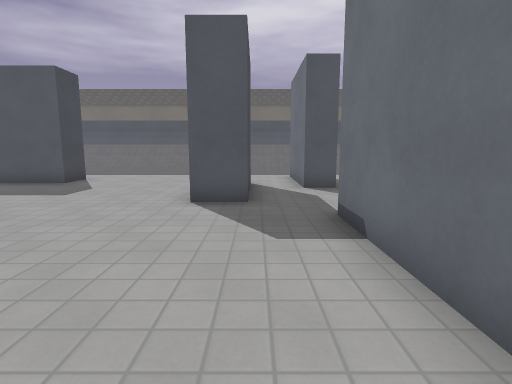
view 1 (above)

21 first-person views from a walk through a Godot game level. The camera is 1.2 m above the floor, tilts 8° down and sees 80° across. The floor is counted in squares, 1 m on a side. Each view is taken from the middle of a square. On the plan, view 1 faces up. The plan holds only what a view shows up to about 13 squares ahead; the rest is blank. The place goes on beyond the plan. Characters and animated objects are not drawn. Surface patterns are stand-ins for the level's own textures.

view 2
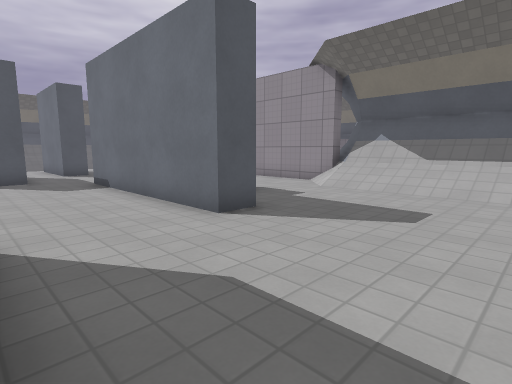

view 3
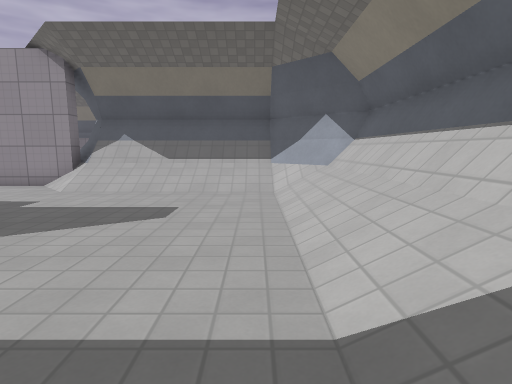

view 4
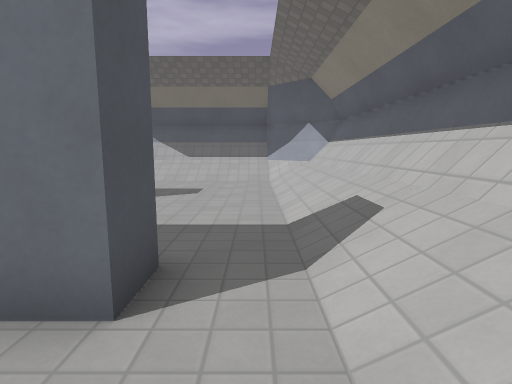

view 5
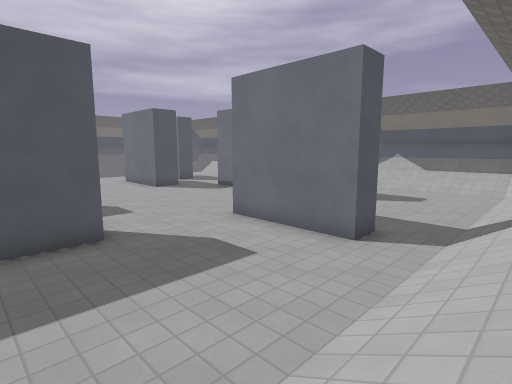

view 6
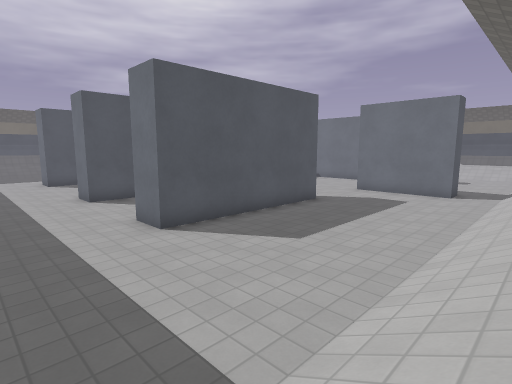

view 7
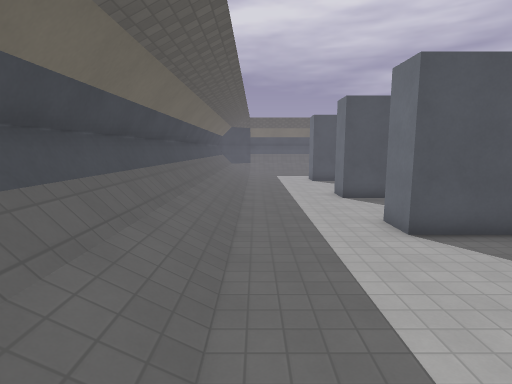

view 8
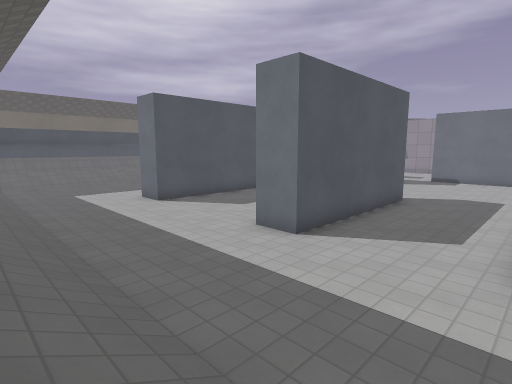

view 9
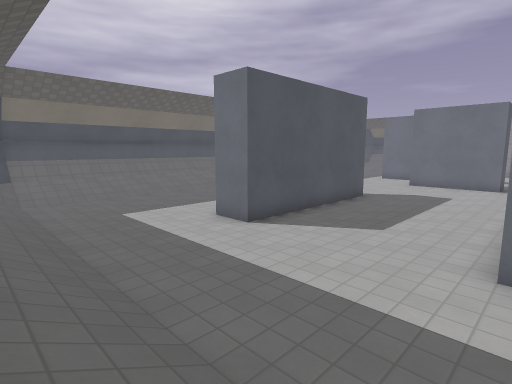

view 10
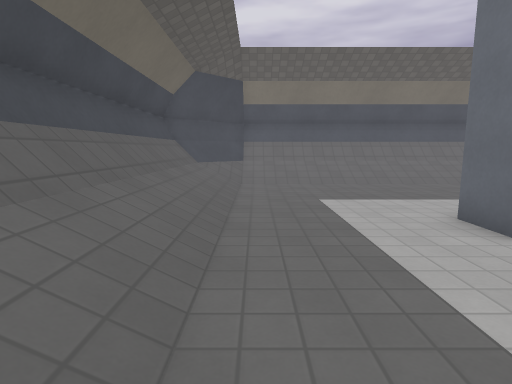

view 11
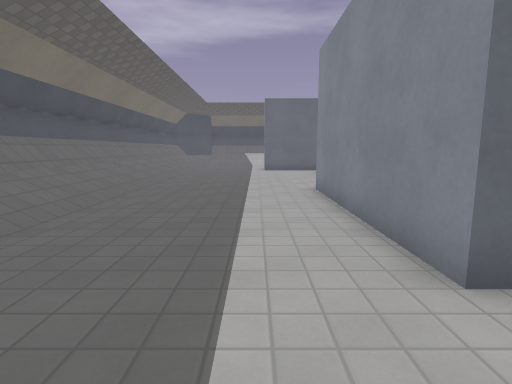

view 12
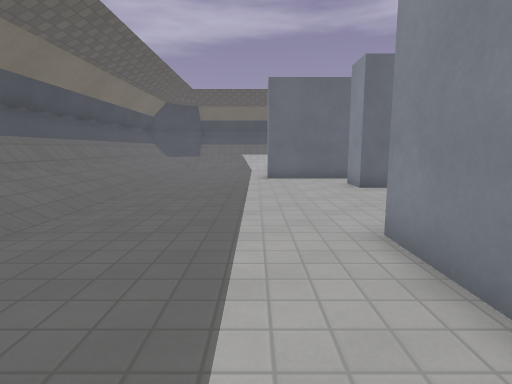

view 13
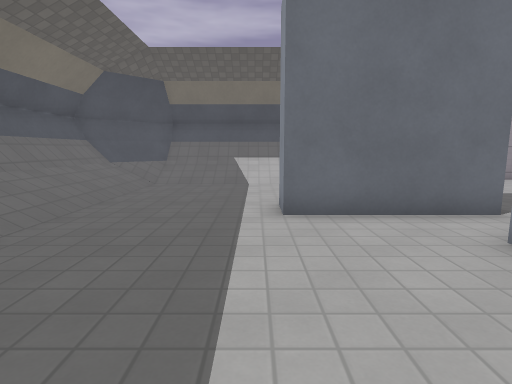

view 14
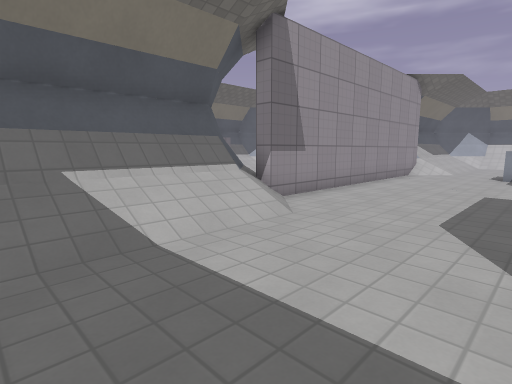

view 15
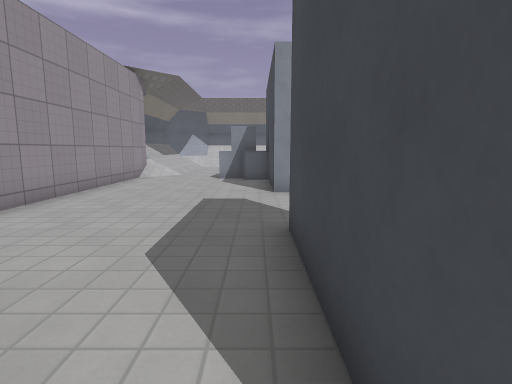

view 16
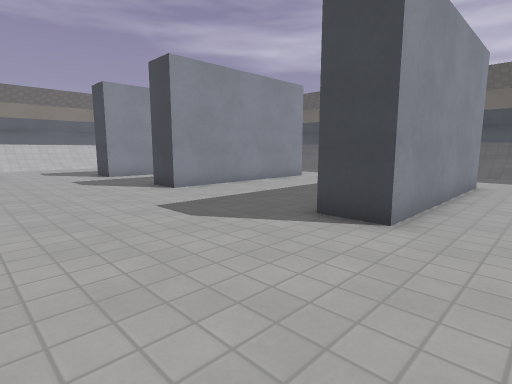

view 17
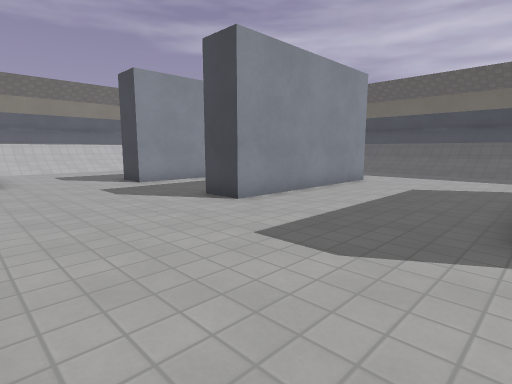

view 18
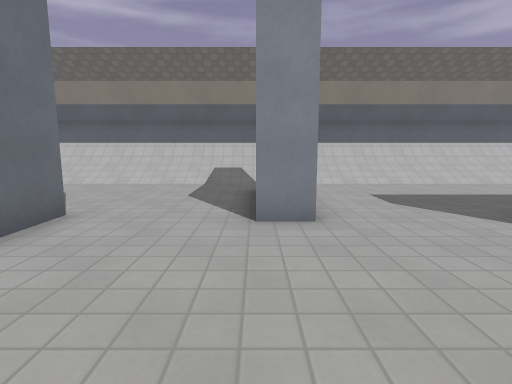

view 19
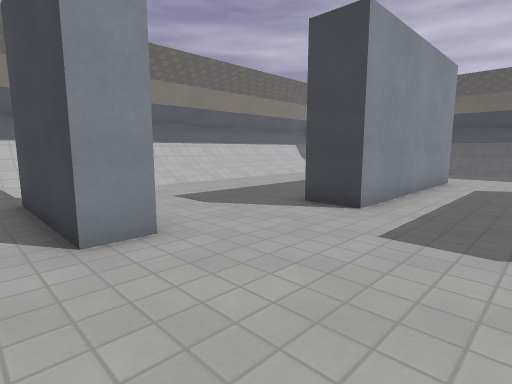

view 20
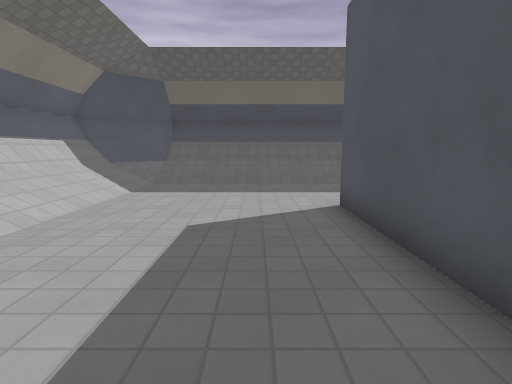

view 21
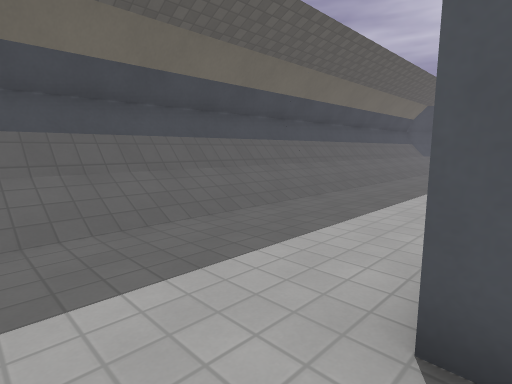

### Floor plan
Key: @ floor where view 1 was taken; # wall or solid block; . floor; / step, stairs or slope; ^ raised ledge.
Columns run from 20 left of view 1 to 9 right of it. Each row starts with its distance up from view 1.
 20   ##########################
 19  ##////////////////////////##
 18 ##//////////////////////////##
 17 #//........................//#
 16 #//........................//#
 15 #//........................//#
 14 #//........................//#
 13 #//...................#....//#
 12 #//....#######........#....//#
 11 #//....#######........#....//#
 10 #//................##.#.....##
  9 #//................ #.......#
  8 #//................ #.......#
  7 #//................##.......#
  6 #//.........................#
  5 #//....#######........#.....#
  4 #//....#######........#.....#
  3 #//...................#.....#
  2 #//...................#^....#
  1 #//...................###...#
  0 #//....#######......@.# .../##
 -1 #//....#######...##...#....//#
 -2 #//..............##........//#
 -3 #//..............##........//#
 -4 #//..............##........//#
 -5 #//..............##........//#
 -6 #//........................//#
 -7 ##//////////////////////////##
 -8  ##////////////////////////##
 -9   ##########################

Where each view was taken, in squares from view 1:
view 1: 0 up, 0 right, facing up
view 2: 6 down, 2 left, facing up-right
view 3: 6 down, 2 left, facing right
view 4: 6 down, 5 left, facing right
view 5: 8 down, 9 left, facing up-right
view 6: 8 down, 17 left, facing up-right
view 7: 8 down, 17 left, facing up
view 8: 0 up, 19 left, facing up-right
view 9: 5 up, 19 left, facing up-right
view 10: 7 up, 17 left, facing up
view 11: 14 up, 16 left, facing right
view 12: 14 up, 11 left, facing right
view 13: 14 up, 4 left, facing right
view 14: 16 up, 3 right, facing down-right
view 15: 14 up, 3 right, facing down
view 16: 14 up, 2 left, facing down-left
view 17: 11 up, 2 left, facing down-left
view 18: 4 up, 2 left, facing down
view 19: 3 up, 1 left, facing down-left
view 20: 3 down, 7 left, facing left
view 21: 3 down, 13 left, facing up-left
